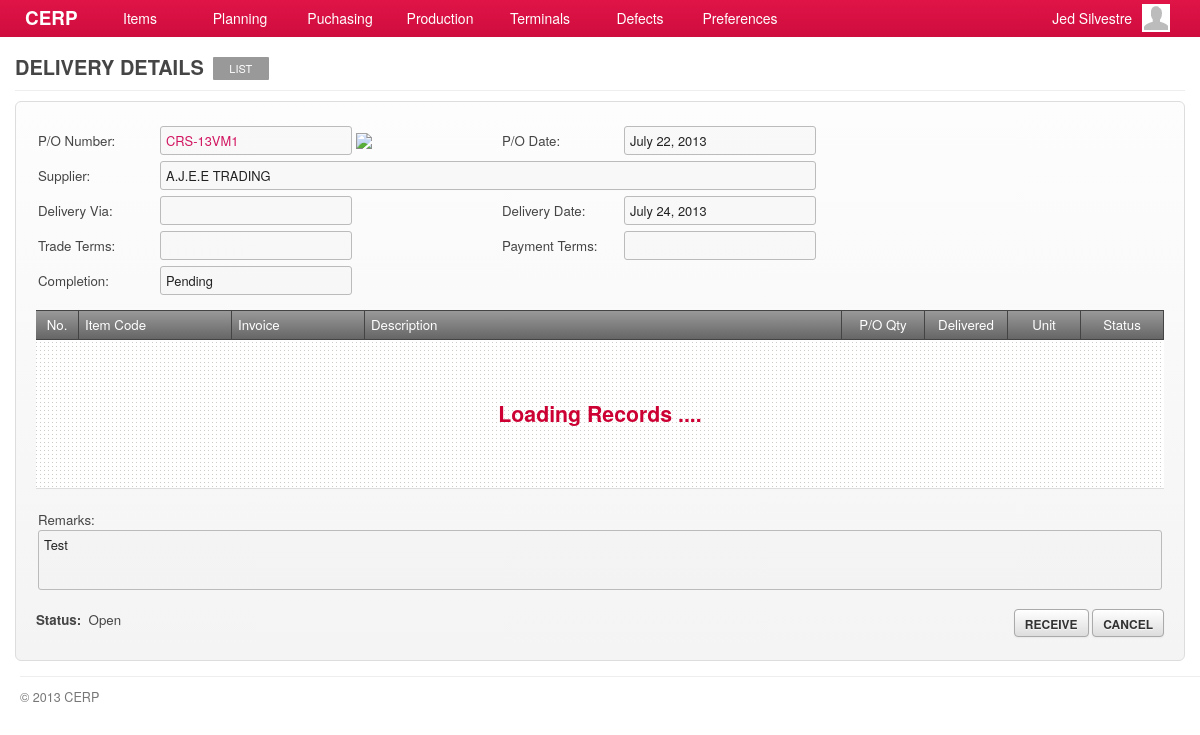
The page /account/deliveries-show.php?id=1 (signed in) on the database as committed earlier.
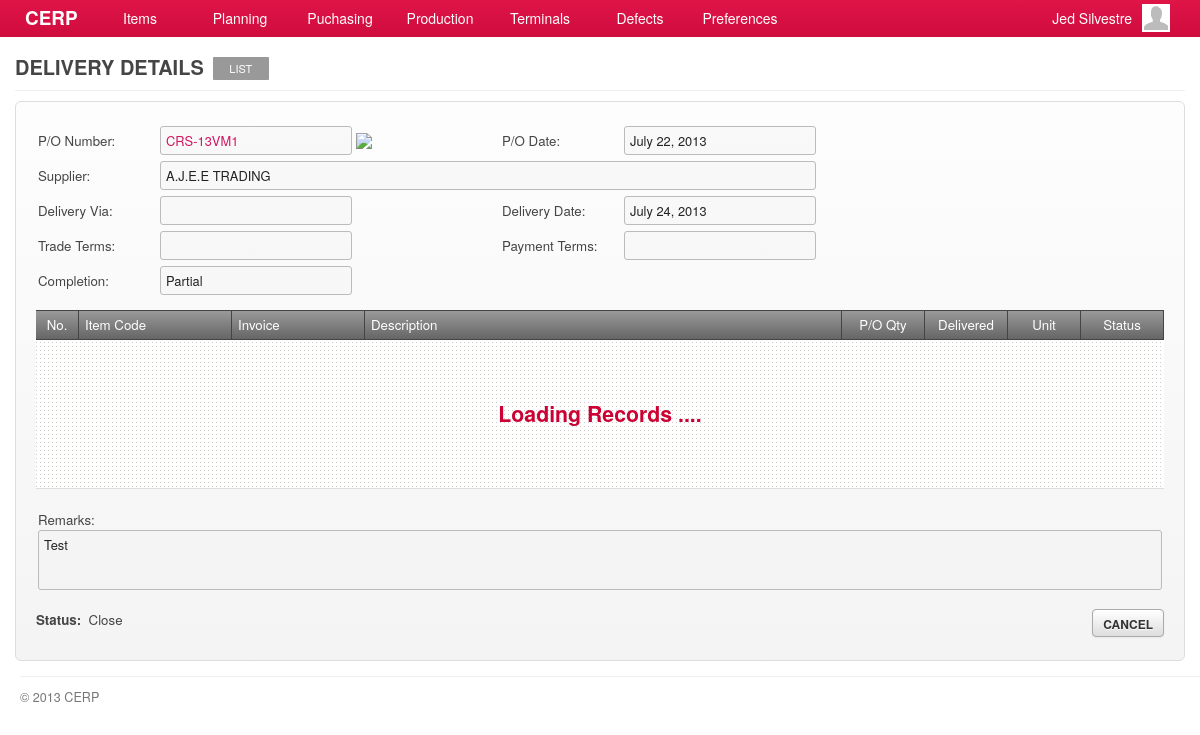
The same page on the database as committed later.
### tables this page shows
CREATE TABLE `capabilities` (
  `id` int(11) NOT NULL AUTO_INCREMENT,
  `title` varchar(45) DEFAULT NULL,
  `name` varchar(45) DEFAULT NULL,
  `capability` varchar(45) DEFAULT NULL,
  `url` varchar(45) DEFAULT NULL,
  `parent` int(11) DEFAULT NULL,
  PRIMARY KEY (`id`)
);

CREATE TABLE `deliveries` (
  `id` bigint(20) NOT NULL AUTO_INCREMENT,
  `purchase_id` int(11) DEFAULT NULL,
  `delivery_via` varchar(80) DEFAULT NULL,
  `delivery_date` date DEFAULT NULL,
  `remarks` varchar(180) DEFAULT NULL,
  `status` int(4) DEFAULT '135',
  `completion_status` int(11) DEFAULT NULL,
  `updated_at` datetime DEFAULT NULL,
  `created_at` datetime DEFAULT NULL,
  PRIMARY KEY (`id`)
);

CREATE TABLE `purchases` (
  `id` bigint(20) NOT NULL AUTO_INCREMENT,
  `supplier_id` int(11) DEFAULT NULL,
  `po_number` varchar(45) DEFAULT NULL,
  `po_date` date DEFAULT NULL,
  `payment_terms` varchar(80) DEFAULT NULL,
  `terms` varchar(80) DEFAULT NULL,
  `delivery_via` varchar(80) DEFAULT NULL,
  `delivery_date` date DEFAULT NULL,
  `total_amount` decimal(10,2) DEFAULT NULL,
  `remarks` varchar(180) DEFAULT NULL,
  `status` int(3) DEFAULT '9',
  `completion_status` int(11) DEFAULT NULL,
  `created_by` int(11) DEFAULT NULL,
  `created_at` datetime DEFAULT NULL,
  `checked_by` int(11) DEFAULT NULL,
  `checked_at` datetime DEFAULT NULL,
  `approved_by` int(11) DEFAULT NULL,
  `approved_at` datetime DEFAULT NULL,
  `updated_at` datetime DEFAULT NULL,
  PRIMARY KEY (`id`)
);

CREATE TABLE `suppliers` (
  `id` int(11) NOT NULL AUTO_INCREMENT,
  `supplier_code` varchar(45) DEFAULT NULL,
  `name` varchar(100) DEFAULT NULL,
  `address` varchar(100) DEFAULT NULL,
  `country` int(11) DEFAULT NULL,
  `representative` varchar(100) DEFAULT NULL,
  `contact_no1` varchar(45) DEFAULT NULL,
  `contact_no2` varchar(45) DEFAULT NULL,
  `fax_no` varchar(45) DEFAULT NULL,
  `email` varchar(45) DEFAULT NULL,
  `supplier_type` int(11) DEFAULT NULL,
  `product_service` int(11) DEFAULT NULL,
  `term_of_payment` int(11) DEFAULT NULL,
  `description` tinytext,
  `created_at` timestamp NULL DEFAULT NULL,
  `updated_at` timestamp NULL DEFAULT NULL,
  PRIMARY KEY (`id`)
);

CREATE TABLE `lookup_status` (
  `id` int(11) NOT NULL AUTO_INCREMENT,
  `code` varchar(7) DEFAULT NULL,
  `description` varchar(45) DEFAULT NULL,
  `parent` varchar(6) DEFAULT NULL,
  `created_at` timestamp NULL DEFAULT NULL,
  `updated_at` timestamp NULL DEFAULT NULL,
  PRIMARY KEY (`id`)
);

### include/general.class.php (called while the page is built, shortened)
<?php
require('database.class.php');
require('capabilities.class.php');
require('posts.class.php');
require('query.class.php');
require('role.class.php');
$HostAccount	= "account";
$DB				= new MySQL;
  $Host			= "cerp";
  $HostAccount	= "/".$Host."/".$HostAccount;
  $DB->database	= "cerpdb";
  $DB->username	= "cerpuser";
  $DB->password	= "cerpuser";
  $DB->hostname	= "localhost";
$Capabilities	= new Capabilities($DB);
$Query			= new Query($DB);
$Signed			= $_SESSION['user'];
$Role		= new Role($DB, $Signed['id']);
require('functions.php');
?>

### include/role.class.php (called while the page is built, shortened)
<?php
class Role
{
	private $DB;
	private $user_id;
	function Role($db, $uid) {
  	$this->DB = $db;
		$this->user_id = $uid;
  }
	function isCapableByName($cap_name) {
		foreach ($this->getUserRoles() as $user_role) {
			$result = $this->DB->Find('role_capabilities', array(
						  			'columns' 		=> 'role_capabilities.*',
						  			'joins' => 'INNER JOIN capabilities ON capabilities.id = role_capabilities.capability_id',
						  	    'conditions' 	=> 'capabilities.capability="'. $cap_name .'" AND role_id='. $user_role['role_id']));
			if(isset($result)) {
				return TRUE;
			}
		}
	}
	function getUserRoles() {
		$result = $this->DB->Get('user_roles', array(
						  			'columns' 		=> 'user_roles.role_id, roles.name',
						  			'joins' => 'INNER JOIN roles ON roles.id = user_roles.role_id',
						  	    'conditions' 	=> 'user_roles.user_id='. $this->user_id));
		if(isset($result)) {
			return $result;
		}
	}
}

### include/database.class.php (called while the page is built, shortened)
<?php
class MySQL {
  public $username	= "cerpuser";
  public $password	= "cerpuser";
  public $hostname	= "localhost";
  public function Connect() {
    $conn = mysql_connect($this->hostname, $this->username, $this->password) or die("<br/><span class='notice'><p class='error'><strong>ERROR!</strong> Unable to connect to MySQL! </p></span>");
    return $conn;
  }
  public function Query($sql) {
  	$conn = $this->Connect();
    $result = mysql_query($sql, $conn);
	return $result;
  }
	function Find($table, $args='') {
  	if (isset($args)) {
  	  $args['columns'] = (isset($args['columns']) ? $args['columns'] : '*');
  	  $args['joins'] = (isset($args['joins']) ? $args['joins'] : '');
	 	 	$args['conditions'] = ($args['conditions'] == '' ? '' : 'where '.$args['conditions']);
		}
		$sql = "SELECT ".$args['columns']." FROM ".$table." ".$args['joins']." ".$args['conditions'];
		$row = $this->IsEmpty($this->Query($sql));
		return mysql_fetch_array($row);
  }
  function Get($table, $args='') {
  	if (isset($args)) {
  	  $args['columns'] = (isset($args['columns']) ? $args['columns'] : '*');
  	  $args['joins'] = (isset($args['joins']) ? $args['joins'] : '');
		  $args['conditions'] = ($args['conditions'] == '' ? '' : 'WHERE '.$args['conditions']);
  	  $args['order'] = (isset($args['order']) ? ' ORDER BY '.$args['order'] : '');
  	  $args['limit'] = (isset($args['limit']) ? ' LIMIT '.$args['limit'] : '');
  	  $args['group'] = (isset($args['group']) ? ' GROUP BY '.$args['group'] : '');
		}
		$data = array();
		$sql = "SELECT ".$args['columns']." FROM ".$table." ".$args['joins']." ".$args['conditions']." ".$args['group']." ".$args['order']." ".$args['limit'];
		$result = $this->IsEmpty($this->Query($sql));
		if(!empty($result)) {
	      while ($row = mysql_fetch_array($result)) {
	        $data[] = $row;
	      }
		}
		return $data;
  }
	function Fetch($table, $args='') {
  	if (isset($args)) {
  	  $args['columns'] = (isset($args['columns']) ? $args['columns'] : '*');
  	  $args['joins'] = (isset($args['joins']) ? $args['joins'] : '');
			$args['conditions'] = (isset($args['conditions']) && $args['conditions'] != '') ? ' WHERE '.$args['conditions'] : '';
			$args['order'] = (isset($args['order']) ? ' ORDER BY '.$args['order'] : '');
			$args['limit'] = (isset($args['limit']) ? ' LIMIT '.$args['limit'] : '');
			$args['group'] = (isset($args['group']) ? ' GROUP BY '.$args['group'] : '');
    }
	$data = array();
    $sql = "SELECT ".$args['columns'];
    $sql .= " FROM ".$table." ".$args['joins'];
    $sql .= $args['conditions'];
    $sql .= $args['group'];
    $sql .= $args['order'];
    $sql .= $args['limit'];
	$result = $this->IsEmpty($this->Query($sql));
	if(!empty($result)) {
      while ($row = mysql_fetch_array($result, MYSQL_ASSOC)) {
        $data[] = $row;
      }
	}
	return $data;
  }
  private function IsEmpty($result) {
    if(mysql_num_rows($result) > 0) return $result;
    return null;
  }
}

### include/capabilities.class.php (called while the page is built, shortened)
<?php
class Capabilities {
  private $DB;
	public $All;
	function Capabilities($db) {
		$this->DB = $db;
		$this->GetCapabilities();
	}
  function GetTitle() {
    global $capability_key;
	return $this->All[$capability_key]['title'];
  }
	function GetCapabilities() {
		$capabilities = $this->DB->Get('capabilities', array(
					  			'columns' 		=> 'id, capability, title, name, parent, url',
					  	    'conditions' 	=> 'parent IS NOT null ORDER BY parent'));
		$all = array();
		foreach ($capabilities as $cap) {
			$all[$cap['capability']] = array('title' => $cap['title'],'name' => $cap['name'], 'url' => $cap['url'], 'parent' => $cap['parent']);
		}
		$this->All = $all;
	}
}

### include/query.class.php (called while the page is built, shortened)
<?php
class Query {
  private $DB;
  function Query($db) {
  	$this->DB = $db;
  }
  function delivery_by_id($id) {
  	$query = $this->DB->Fetch('deliveries', array(
               'columns'  => 'deliveries.id, purchases.id AS pid, purchases.po_number, suppliers.id AS supplier_id, suppliers.name AS supplier_name,
                              deliveries.delivery_date, deliveries.delivery_via, purchases.terms, purchases.payment_terms,
                              purchases.total_amount, deliveries.remarks, lookup_status.description AS status, lookup_status1.description AS completion_status,
                              purchases.po_date, deliveries.status AS status_id',
               'joins' => 'INNER JOIN purchases ON purchases.id = deliveries.purchase_id
               						 INNER JOIN suppliers ON suppliers.id = purchases.supplier_id
                           INNER JOIN lookup_status ON lookup_status.id = deliveries.status
                           INNER JOIN lookup_status AS lookup_status1 ON lookup_status1.id = deliveries.completion_status',
               'conditions' => 'deliveries.id = '. $id)
             );
		if(!empty($query)) return $query[0];
		return null;
  }
}

### account/deliveries-show.php (the view, shortened to what the rows shown need)
<?php
  $capability_key = 'show_deliveries';
  require('header.php');
	$allowed = $Role->isCapableByName($capability_key);
	if(!$allowed) {
		require('inaccessible.php');
	}else{
  	$delivery = $Query->delivery_by_id($_GET['id']);
?>
      <div id="page">
        <div id="page-title">
          <h2>
            <span class="title"><?php echo $Capabilities->GetTitle(); ?></span>
			      <?php
						  echo '<a href="'.$Capabilities->All['deliveries']['url'].'" class="nav">'.$Capabilities->All['deliveries']['name'].'</a>';
						?>
          </h2>
        </div>
        <div id="content">
          <form id="delivery-form" action="<?php host($Capabilities->GetUrl()) ?>" method="POST" class="form-container">
             <div>
             	<table>
                   <tr>
                      <td width="120">P/O Number:</td><td width="340"><input type="text" value="<?php echo $delivery['po_number']; ?>" class="text-field magenta" disabled/>
                      	<?php echo $linkto = (isset($delivery['pid'])) ? link_to('purchases-show.php?id='.$delivery['pid']) : '' ?>
                      </td>
                      <td width="120">P/O Date:</td><td width="340"><input type="text" value="<?php echo date("F d, Y", strtotime($delivery['po_date'])); ?>" class="text-field" disabled/>
                   </tr>
                   <tr>
                      <td>Supplier:</td>
                      <td colspan="99">
                        <input type="text" value="<?php echo $delivery['supplier_name']; ?>" class="text-field" style="width:644px;" disabled/>
                      </td>
                   </tr>
                   <tr>
                      <td>Delivery Via:</td><td><input type="text" value="<?php echo $delivery['delivery_via']; ?>" class="text-field" disabled/></td>
                      <td>Delivery Date:</td><td><input type="text" value="<?php echo date("F d, Y", strtotime($delivery['delivery_date'])) ?>" class="text-field text-date" disabled/></td>
                   </tr>
                   <tr>
                      <td>Trade Terms:</td><td><input type="text" value="<?php echo $delivery['terms']; ?>" class="text-field" disabled/></td>
                      <td>Payment Terms:</td><td><input type="text" value="<?php echo $delivery['payment_terms']; ?>" class="text-field" disabled/></td>
                   </tr>
                   <tr>
                      <td>Completion:</td><td><input type="text" value="<?php echo $delivery['completion_status']; ?>" class="text-field" disabled/></td>
                      <td></td><td></td>
                   </tr>
                   <tr><td height="5" colspan="99"></td></tr>
                </table>
             </div>
             <div id="grid-delivery-materials" class="grid jq-grid" style="min-height:146px;">
               <table cellspacing="0" cellpadding="0">
                 <thead>
                   <tr>
                     <td width="30" class="border-right text-center">No.</td>
                     <td width="140" class="border-right">Item Code</td>
                     <td width="120" class="border-right">Invoice</td>
                     <td class="border-right">Description</td>
                     <td width="70" class="border-right text-center">P/O Qty</td>
                     <td width="70" class="border-right text-center">Delivered</td>
                     <td width="60" class="border-right text-center">Unit</td>
                     <td width="70" class="border-right text-center">Status</td>
                   </tr>
                 </thead>
                 <tbody id="delivery-materials"></tbody>
               </table>
             </div>
             <div>
             	<table width="100%">
                   <tr><td height="5" colspan="99"></td></tr>
                   <tr>
                      <td></td>
                      <td align="right"></td>
                   </tr>
                   <tr><td colspan="2">Remarks:<br/><textarea style="min-width:650px;width:98.9%;height:50px;" disabled><?php echo $delivery['remarks']; ?></textarea></td></tr>
                </table>
             </div>
             <div class="field-command">
           	   <div class="text-post-status">
           	     <strong>Status:</strong>&nbsp;&nbsp;<?php echo $delivery['status']; ?>
               </div>
               <?php if($delivery['status'] != "Close") { ?>
           	   <input id="btn-receive" type="button" value="RECEIVE" class="btn redirect-to" rel="<?php echo host('receiving-new.php?id='.$_GET['id']); ?>"/>
           	   <?php } ?>
               <input type="button" value="CANCEL" class="btn redirect-to" rel="<?php echo host('deliveries.php'); ?>"/>
             </div>
          </form>
       </div>
     </div>
<?php }
require('footer.php'); ?>

Rows that differ between the two databases and show on the page:
changed deliveries "Test": description "Pending" → "Partial"; lookup_status.description "Open" → "Close"
Other text that changed with them:
form field value: "RECEIVE" → (not shown)
